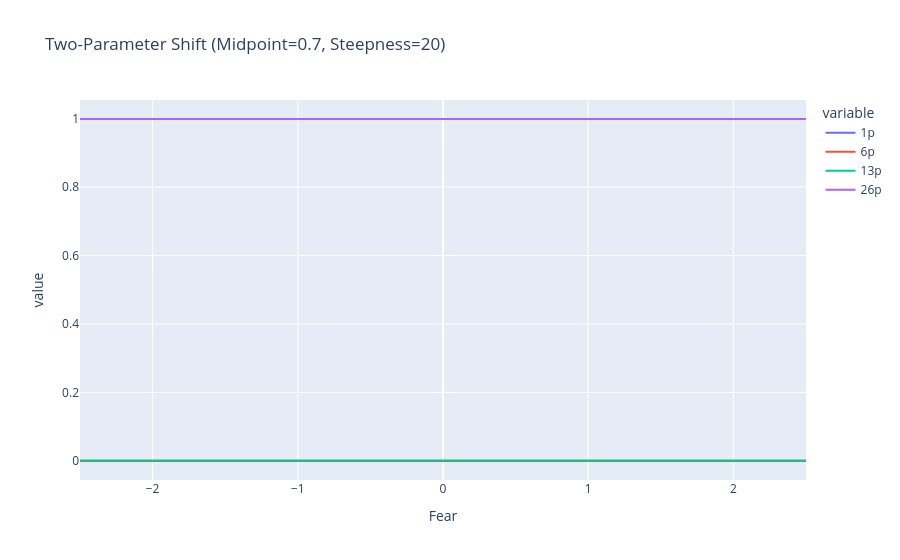

The notebook cell this image was saved under:
### Code cell
import numpy as np
import pandas as pd
import plotly.express as px

def get_two_param_weights(fear_val, k=10, x0=0.5):
    """
    fear_val: raw fear (0 to 1)
    k: steepness of the shift (higher = faster transition)
    x0: midpoint threshold (where the shift is 50% complete)
    """
    z = np.array([1, 6, 13, 26])
    
    # 1. Transform fear through a sigmoid
    # This creates the "delayed" reaction effect
    transformed_f = 1 / (1 + np.exp(-k * (fear_val - x0)))
    
    # 2. Apply the exponential decay using the transformed fear
    raw_weights = np.exp(-transformed_f * (np.max(z) - z))
    
    # 3. Normalize
    return raw_weights / np.sum(raw_weights)

# --- Simulation ---
fear_range = np.linspace(-2.5, 2.5, 100)
# Example: High threshold (0.7) and sharp transition (k=20)
results = [get_two_param_weights(f, k=0, x0=100000) for f in fear_range]

# Plotting...
df = pd.DataFrame(results, columns=['1p', '6p', '13p', '26p'])
df['Fear'] = fear_range
fig = px.line(df, x='Fear', y=['1p', '6p', '13p', '26p'], 
             title=f"Two-Parameter Shift (Midpoint={0.7}, Steepness={20})")
fig.show()
